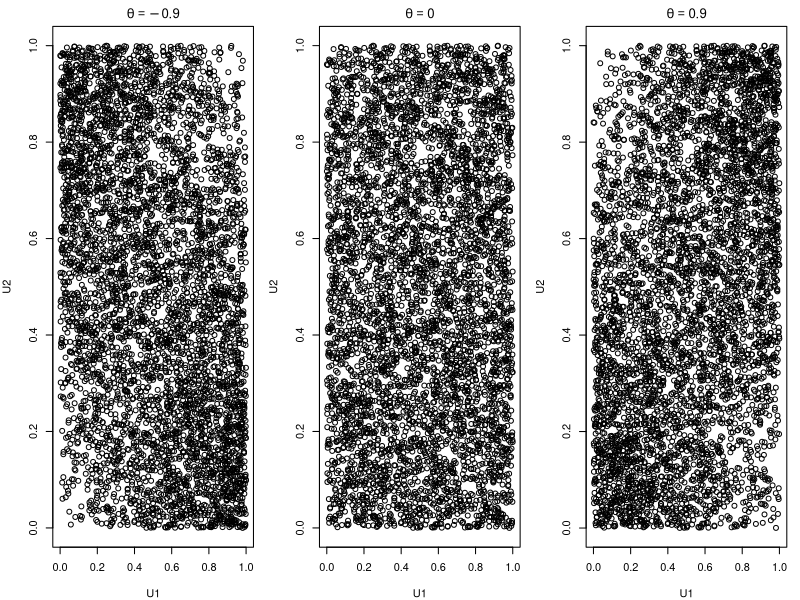
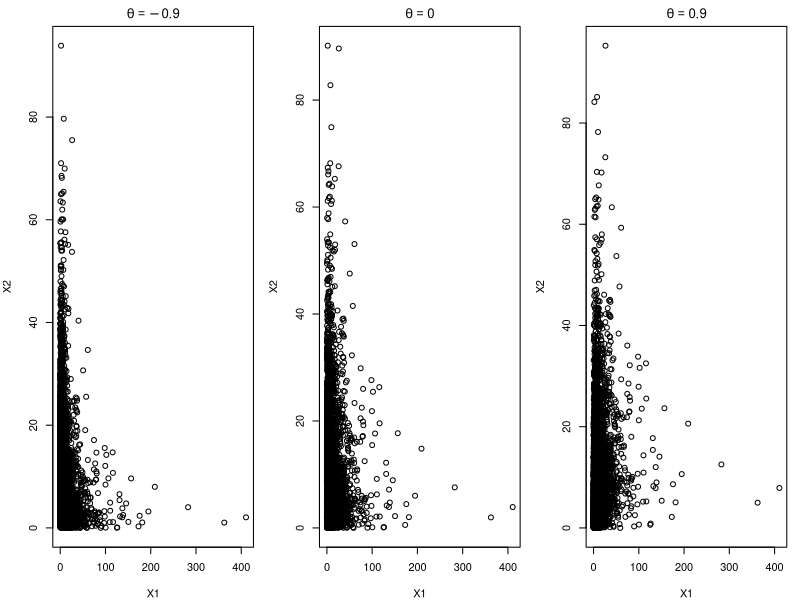
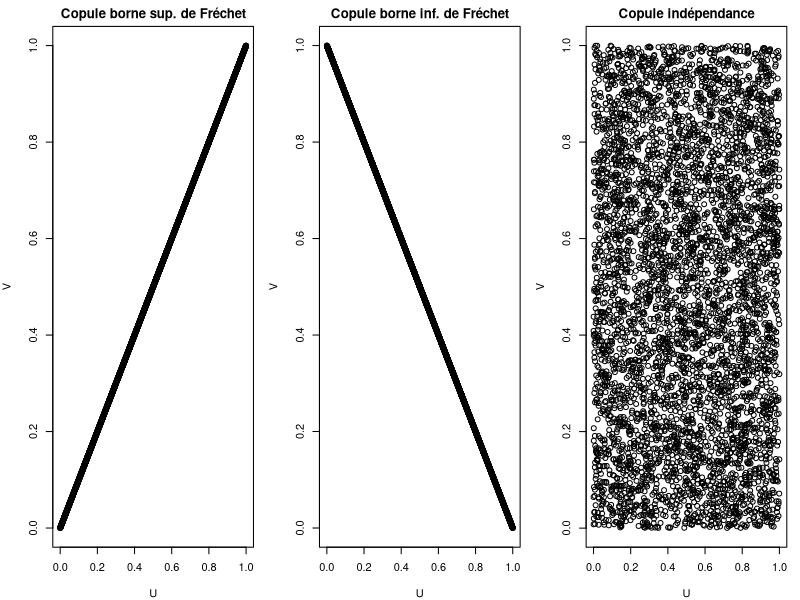

Write R code to recreate these figures, in order.
################################################################################
#### Théorie du risque - Automne 2026 ##########################################
#### École d'actuariat - Université Laval ######################################
#### Ateliers - Partie 5 #######################################################
#### Auteur : Philippe Leblanc #################################################
################################################################################

###
### Fonctions de répartition et quantile conditionnelles
###

rm(list = ls())

# paramètres de la loi de Pareto
al <- 2.5; lam <- 15

# paramètres de la copule FGM
theta <- c(-0.9, 0.9)

# fonction de répartition marginale
Fx <- function(x) 1 - (lam/(lam + x))^al

# fonction quantile marginale
Qx <- function(p) lam * ((1 - p)^(-1/al) - 1)

# copule FGM bivariée
Cfgm <- function(u, v, theta) u * v * (1 + theta * (1 - u) * (1 - v))

# fonction de répartition conjointe
Fx12 <- function(x1, x2, theta) Cfgm(Fx(x1), Fx(x2), theta)

# copule FGM conditionnelle: F_{U2|U1=u}(v) = C_{2|1}(v|u)
Cfgm2c1 <- function(u, v, theta) (
    v * (1 + theta * (1 - 2 * u)) - theta * (1 - 2 * u) * v^2
)

# fonction de répartition conditionnelle: F_{X2|X1=x1}(x2)
Fx2c1 <- function(x2, x1, theta) Cfgm2c1(Fx(x1), Fx(x2), theta)

# copule FGM conditionnelle inverse: F_{U2|U1=u}^{-1}(v) = C_{2|1}^{-1}(v|u)
Cfgm2c1.inv <- function(u, v, theta)
{
    a <- theta * (1 - 2 * u)
    delta <- (1 + a)^2 * (1 - v) + (1 - a)^2 * v

    ifelse(v == 0, 0, 2 * v/(1 + a + sqrt(delta)))
}

# expression équivalente de la fonction précédente, mais plus longue
Cfgm2c1.inv.long <- function(u, v, theta)
{
    a <- theta * (1 - 2 * u)

    if (a < 0) return(sqrt(((1 + a)^2/(4 * a) - v)/a) + (1 + a)/(2 * a))

    if (a == 0) return(v)

    -sqrt(((1 + a)^2/(4 * a) - v)/a) + (1 + a)/(2 * a)
}

all.equal(
    Cfgm2c1.inv(Fx(10), Fx(20), theta[1]),
    Cfgm2c1.inv.long(Fx(10), Fx(20), theta[1])
)

# fonction de répartition conditionnelle inverse: F_{X2|X1=x1}^{-1}(x2)
Fx2c1.inv <- function(x2, x1, theta) Qx(Cfgm2c1.inv(Fx(x1), Fx(x2), theta))


###
### Simulation avec copule conditionnelle
###

rm(list = ls())

# paramètres de la copule FGM
theta <- c(-0.9, 0, 0.9)

# paramètres pour la simulation
n <- 5000; j <- c(1, 2, n)

# inverse conditionnelle de la copule FGM, selon les trois cas de (14)
Cfgm2c1.inv <- function(u, v, theta)
{
    a <- theta * (1 - 2 * u)
    delta <- (1 + a)^2 * (1 - v) + (1 - a)^2 * v

    ifelse(v == 0, 0, 2 * v/(1 + a + sqrt(delta)))
}

# initialisation pour reproductibilité
set.seed(20261118)

# on produit un seul échantillon de U1
U1 <- numeric(n)

# on produit trois échantillons de U2, un pour chaque valeur de theta
U2 <- matrix(0, nrow = n, ncol = length(theta))

# boucle de simulation pour produire les échantillons de U1 et U2
for (i in seq_len(n))
{   
    # on produit un échantillon de U1 et on le conserve
    U1[i] <- runif(1)

    # on produit un échantillon de V2 sans le conserver
    V2 <- runif(1)

    # on itère sur les trois valeurs de theta pour produire les échantillons
    for (k in seq_along(theta))
        U2[i, k] <- Cfgm2c1.inv(U1[i], V2, theta[k])
}

# vérification de la simulation pour les trois valeurs de theta
data.frame(
    j = j, U1 = U1[j], U2neg = U2[j, 1], U2nul = U2[j, 2], U2pos = U2[j, 3]
)

# graphiques pour visualiser l'impact de la dépendance sur les échantillons
par(mfrow = c(1, 3), mar = c(4, 4, 2, 1))
plot(U1, U2[, 1], main = expression(theta == -0.9), xlab = 'U1', ylab = 'U2')
plot(U1, U2[, 2], main = expression(theta == 0), xlab = 'U1', ylab = 'U2')
plot(U1, U2[, 3], main = expression(theta == 0.9), xlab = 'U1', ylab = 'U2')


###
### Simulation avec copule conditionnelle et marginales Pareto + Exponentielle
###

# on continue avec les mêmes échantillons de U1 et U2

# paramètres des lois Pareto et Exponentielle
al <- 2.5; lam <- 15; be <- 0.1

# simulation des variables aléatoires X1 et X2 à partir de U1 et U2
X1 <- lam * ((1 - U1)^(-1/al) - 1)
X2 <- -log(1 - U2)/be

# vérification de la simulation pour les trois valeurs de theta
data.frame(
    j = j,  X1 = X1[j], X2neg = X2[j, 1], X2nul = X2[j, 2], X2pos = X2[j, 3]
)

# graphiques pour visualiser l'impact de la dépendance sur les échantillons
par(mfrow = c(1, 3), mar = c(4, 4, 2, 1))
plot(X1, X2[, 1], main = expression(theta == -0.9), xlab = 'X1', ylab = 'X2')
plot(X1, X2[, 2], main = expression(theta == 0), xlab = 'X1', ylab = 'X2')
plot(X1, X2[, 3], main = expression(theta == 0.9), xlab = 'X1', ylab = 'X2')


###
### Simulation des copules de base
###

rm(list = ls())

# nombre d'échantillons
n <- 5000

# initialisation pour reproductibilité
set.seed(42)

# échantillons de U pour les trois copules et V pour celle d'indépendance
U <- runif(n); V <- runif(n)

# graphiques pour visualiser les copules de base
par(mfrow = c(1, 3), mar = c(4, 4, 2, 1))
plot(U, U, main = 'Copule borne sup. de Fréchet', xlab = 'U', ylab = 'V')
plot(U, 1 - U, main = 'Copule borne inf. de Fréchet', xlab = 'U', ylab = 'V')
plot(U, V, main = 'Copule indépendance', xlab = 'U', ylab = 'V')
